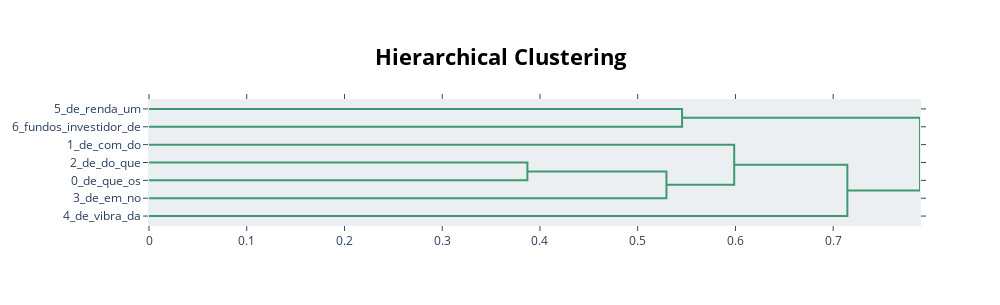

Source (notebook cell):
### Code cell
# Visualizar gráfico de barras com palavras-chave ranqueadas
topic_model.visualize_barchart()

# Visualizar relacionamentos entre tópicos
topic_model.visualize_heatmap(n_clusters=6)

# Visualizar a estrutura hierárquica potencial dos tópicos
topic_model.visualize_hierarchy()

### Figure 1 — Plotly figure (JSON) as saved in the notebook; plotly's stock layout.template omitted (floating-point values rounded to 4 significant figures)
{"data": [{"hoverinfo": "text", "marker": {"color": "rgb(61,153,112)"}, "mode": "lines", "type": "scatter", "x": [0.0, 0.5454, 0.5454, 0.0], "xaxis": "x", "y": [-5.0, -5.0, -15.0, -15.0], "yaxis": "y"}, {"hoverinfo": "text", "marker": {"color": "rgb(61,153,112)"}, "mode": "lines", "type": "scatter", "x": [0.0, 0.3871, 0.3871, 0.0], "xaxis": "x", "y": [-35.0, -35.0, -45.0, -45.0], "yaxis": "y"}, {"hoverinfo": "text", "marker": {"color": "rgb(61,153,112)"}, "mode": "lines", "type": "scatter", "x": [0.3871, 0.5294, 0.5294, 0.0], "xaxis": "x", "y": [-40.0, -40.0, -55.0, -55.0], "yaxis": "y"}, {"hoverinfo": "text", "marker": {"color": "rgb(61,153,112)"}, "mode": "lines", "type": "scatter", "x": [0.0, 0.5987, 0.5987, 0.5294], "xaxis": "x", "y": [-25.0, -25.0, -47.5, -47.5], "yaxis": "y"}, {"hoverinfo": "text", "marker": {"color": "rgb(61,153,112)"}, "mode": "lines", "type": "scatter", "x": [0.5987, 0.7145, 0.7145, 0.0], "xaxis": "x", "y": [-36.25, -36.25, -65.0, -65.0], "yaxis": "y"}, {"hoverinfo": "text", "marker": {"color": "rgb(61,153,112)"}, "mode": "lines", "type": "scatter", "x": [0.5454, 0.7888, 0.7888, 0.7145], "xaxis": "x", "y": [-10.0, -10.0, -50.62, -50.62], "yaxis": "y"}], "layout": {"autosize": false, "height": 305, "hoverlabel": {"bgcolor": "white", "font": {"family": "Rockwell", "size": 16}}, "hovermode": "closest", "plot_bgcolor": "#ECEFF1", "showlegend": false, "title": {"font": {"color": "Black", "size": 22}, "text": "<b>Hierarchical Clustering</b>", "x": 0.5, "xanchor": "center", "yanchor": "top"}, "width": 1000, "xaxis": {"mirror": "allticks", "rangemode": "tozero", "showgrid": false, "showline": true, "showticklabels": true, "ticks": "outside", "type": "linear", "zeroline": false}, "yaxis": {"mirror": "allticks", "range": [-70, 0], "rangemode": "tozero", "showgrid": false, "showline": true, "showticklabels": true, "tickmode": "array", "ticks": "outside", "ticktext": ["5_de_renda_um", "6_fundos_investidor_de", "1_de_com_do", "2_de_do_que", "0_de_que_os", "3_de_em_no", "4_de_vibra_da"], "tickvals": [-5, -15, -25, -35, -45, -55, -65], "type": "linear", "zeroline": false}}}
